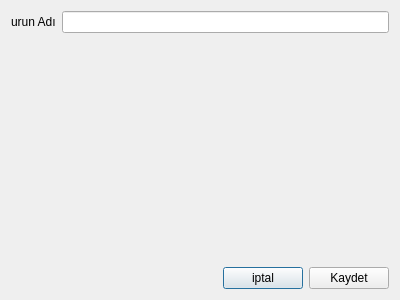
<?xml version="1.0" encoding="UTF-8"?>
<ui version="4.0">
 <class>urunekle</class>
 <widget class="QDialog" name="urunekle">
  <property name="geometry">
   <rect>
    <x>0</x>
    <y>0</y>
    <width>400</width>
    <height>300</height>
   </rect>
  </property>
  <property name="windowTitle">
   <string>urun ekle</string>
  </property>
  <layout class="QGridLayout" name="gridLayout">
   <item row="0" column="0">
    <layout class="QHBoxLayout" name="horizontalLayout">
     <item>
      <layout class="QVBoxLayout" name="verticalLayout_2">
       <item>
        <widget class="QLabel" name="lburunAdi">
         <property name="text">
          <string>urun Adı</string>
         </property>
        </widget>
       </item>
      </layout>
     </item>
     <item>
      <layout class="QVBoxLayout" name="verticalLayout">
       <item>
        <widget class="QLineEdit" name="leurunAdi"/>
       </item>
      </layout>
     </item>
    </layout>
   </item>
   <item row="1" column="0">
    <spacer name="verticalSpacer">
     <property name="orientation">
      <enum>Qt::Vertical</enum>
     </property>
     <property name="sizeHint" stdset="0">
      <size>
       <width>20</width>
       <height>40</height>
      </size>
     </property>
    </spacer>
   </item>
   <item row="2" column="0">
    <layout class="QHBoxLayout" name="horizontalLayout_2">
     <item>
      <spacer name="horizontalSpacer">
       <property name="orientation">
        <enum>Qt::Horizontal</enum>
       </property>
       <property name="sizeHint" stdset="0">
        <size>
         <width>40</width>
         <height>20</height>
        </size>
       </property>
      </spacer>
     </item>
     <item>
      <widget class="QPushButton" name="iptal">
       <property name="text">
        <string>iptal</string>
       </property>
      </widget>
     </item>
     <item>
      <widget class="QPushButton" name="Kaydet">
       <property name="text">
        <string>Kaydet</string>
       </property>
      </widget>
     </item>
    </layout>
   </item>
  </layout>
 </widget>
 <resources/>
 <connections>
  <connection>
   <sender>iptal</sender>
   <signal>clicked()</signal>
   <receiver>urunekle</receiver>
   <slot>reject()</slot>
   <hints>
    <hint type="sourcelabel">
     <x>105</x>
     <y>276</y>
    </hint>
    <hint type="destinationlabel">
     <x>291</x>
     <y>230</y>
    </hint>
   </hints>
  </connection>
  <connection>
   <sender>leurunAdi</sender>
   <signal>textChanged(QString)</signal>
   <receiver>urunekle</receiver>
   <slot>degisti()</slot>
   <hints>
    <hint type="sourcelabel">
     <x>191</x>
     <y>48</y>
    </hint>
    <hint type="destinationlabel">
     <x>214</x>
     <y>76</y>
    </hint>
   </hints>
  </connection>
 </connections>
 <slots>
  <slot>degisti()</slot>
 </slots>
</ui>
